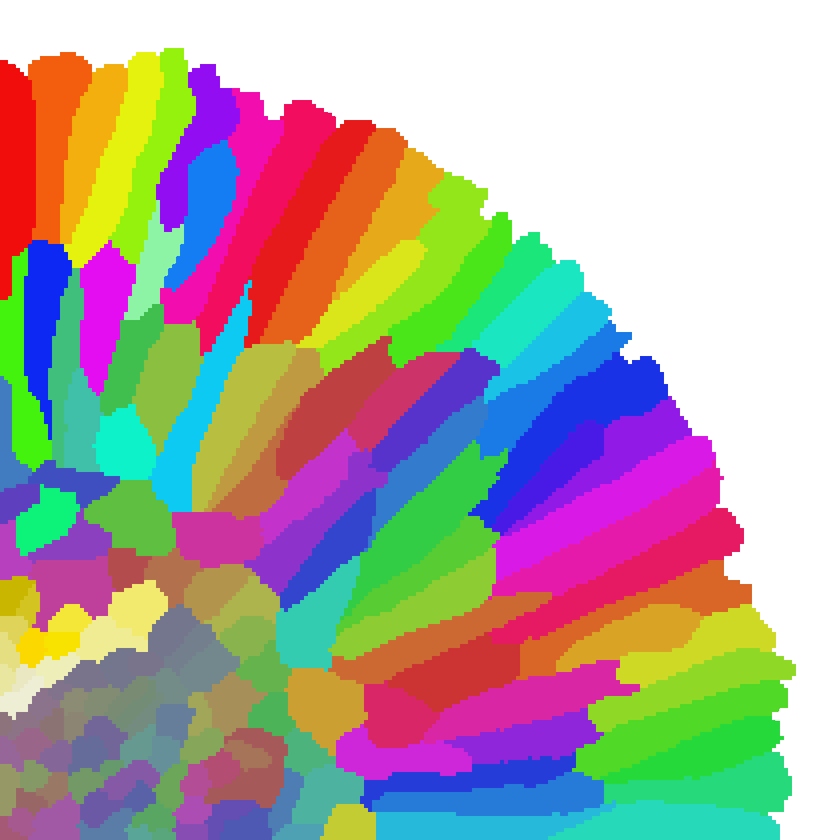
#> input picture docs/image1050x1050.png, 840 x 840 px, shrunk from 1050 x 1050 before the run
$ jupyter execute --allow-errors 00-generation-of-NMC-agglomerate.ipynb   (shell and % lines are left out)
#> lines starting #> are read from the running program, lines starting #| are printed output that depends on the picture; after the words box and inside, x2 and y2 are one past the last pixel; in counts of white or black regions, pixels touching at a corner belong together
# Illustrate generation and handling of synthetic agglomerate structures

The idea is to have a very simple generator to create sufficient playground for method testing

[cell 1]
import meatballs as mbs
import numpy as np

Create meatball object which handles the grain map and orientations

Empty initialization will prompt a warning

#> (a cell that did not finish here is left out)

Lets continue by generating a randomized structure. The function input is radius in voxels (30) and the amount of seed points (100). The particle will be padded with 5 voxels of electrolyte on each side. The grain-map is stored in `agglomerate.fields['grains']`.

#> (a cell that did not finish here is left out)

The plot_slice function can be used to visualize grain structures or other associated fields in the agglomerate object. Just give the name of the field ('grains' is the default for the grain map) and the slice you would like to see. The slicing direction ('x', 'y', 'z') and colormap are optional.

#> (a cell that did not finish here is left out)

There is also interactive plotting to go through the slices

[cell 5]
# %matplotlib widget
# agglomerate.plot_field_interactive("grains", direction='x', colormap='turbo')

### Structured agglomerate

Next is a structured agglomerate with a core-shell structure. Give as many radii as you want layers to appear.
 - radii = [10] --> particle with radius 10, all grains randomly aligned
 - radii = [20,50] --> inner core with radius 20 and randomly aligned grains, one shell with radius 50 and aligned grains
 - radii = [10,30,50] --> two shells of aligned grains and so on

[cell 6]
radii = [20,50] # [20,50] #[50,80,110] #[30, 80, 100]
seed_nums = [50,100] # [50,100] #[100,150,400] #[50,300,50]

#> (the rest of this cell did not finish here and is left out)

#> (a cell that did not finish here is left out)

Explore some more comfort features of the meatball object

#> (a cell that did not finish here is left out)

Angles are stored as array, given in Bunge convention (ZXZ) and in degrees. phi1 and Phi are in range [0,180], phi2 in range [0,120].

[cell 9]
# agglomerate.angles

We can check if the grain orientations in the synthetic agglomerate work as expected:
 - random alignment in the inner core (first 50 grains) and thus no specific alignment with radial direction
 - perfect alignment of outer shell (next 100 grains) and thus dot product of zero between c-axis and radial direction

Note: Dot products are not always perfectly zero as the orientation angles where created based on Voronoi seed points while evaluation is based on grain center of mass. They should be close but not identical.

#> (a cell that did not finish here is left out)

The angles can be over-written either by
 - add_random_orientations() or
 - guess_grain_orientation_from_shape() which uses PCA to find largest and smallest dimension of grain to then assign c-axis to smalles dimension (based on the assumption that c-direction grows the slowest for exagonal NMC crystals)

#> (a cell that did not finish here is left out)

[cell 12]
# agglomerate.relabel_random_order()

#> (a cell that did not finish here is left out)

[cell 14]
# agglomerate.export_fields_to_vtk()

[cell 15]
#agglomerate.export_orientations_to_vtk()

### Load color image and create grain maps

[cell 16]
import meatballs as mbs
import numpy as np
from PIL import Image

[cell 17]
image = Image.open('image1050x1050.png')
#> image is the input picture: PIL image 840x840 RGB; mean R, G, B 174.5, 165.4, 159.3
# image = Image.open('image210x210.png')
image = image.convert("RGB")  # Ensure it is in RGB mode
image_array = np.array(image)

white_mask = np.all(image_array == 255, axis=-1)
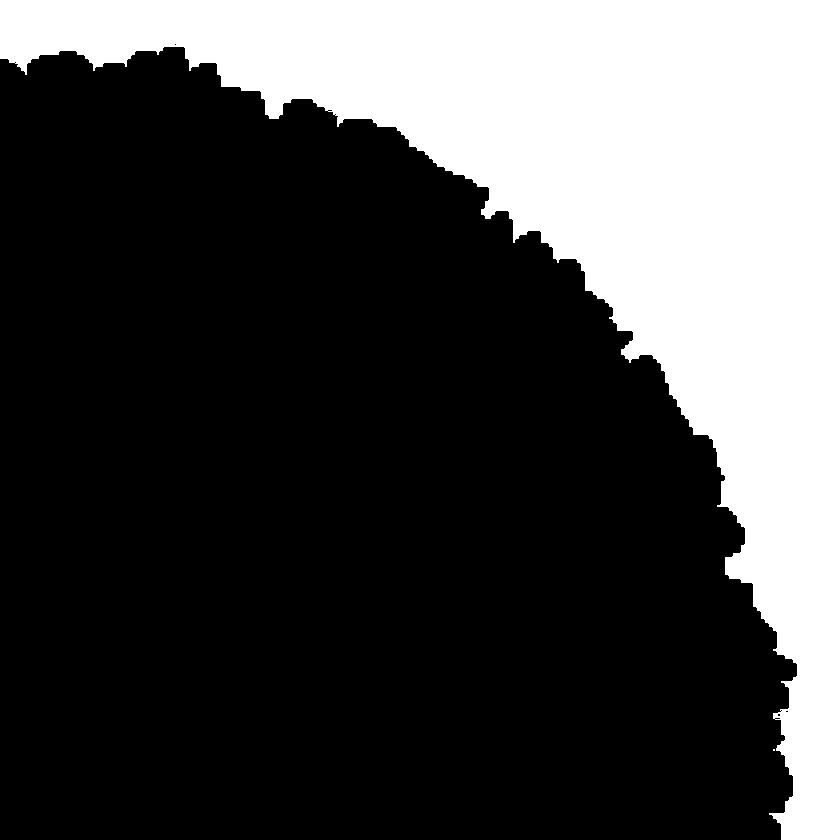
#> white_mask: shape (840, 840) bool; 29% white; 2 white regions (1 under 20 px), largest, box (x1, y1, x2, y2) and area: (0, 0, 840, 840) 204331
# Set white pixels to black
image_array[white_mask] = [0, 0, 0]
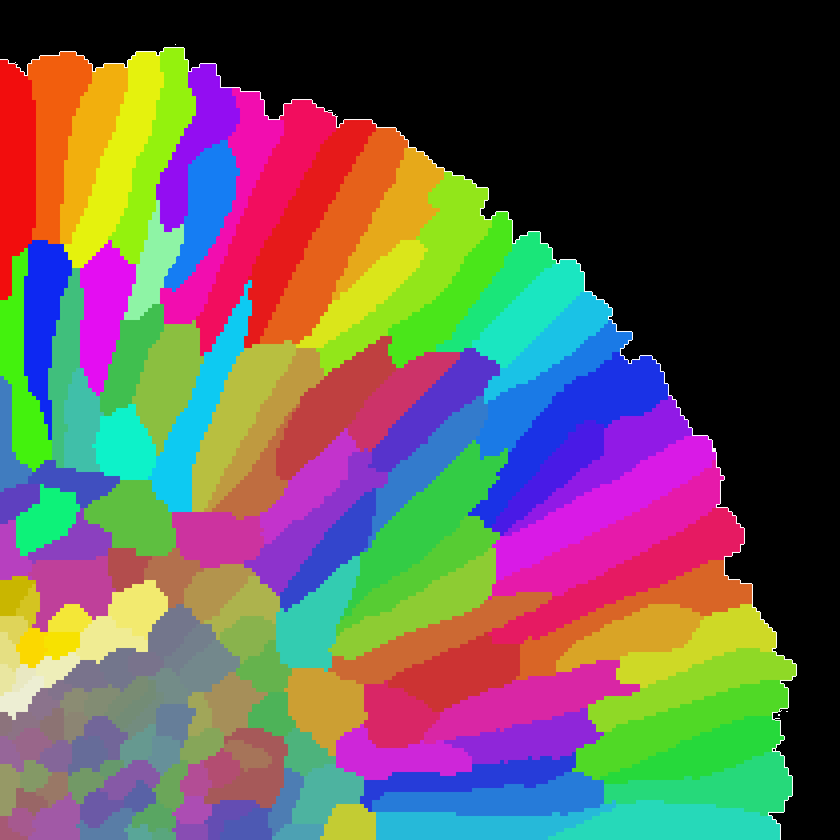
#> image_array: shape (840, 840, 3); mean R, G, B 100.6, 91.5, 85.4

[cell 18]
import matplotlib.pyplot as plt
plt.figure(figsize=(5,5), dpi=200)
image_array = image_array[::-1,:,:]
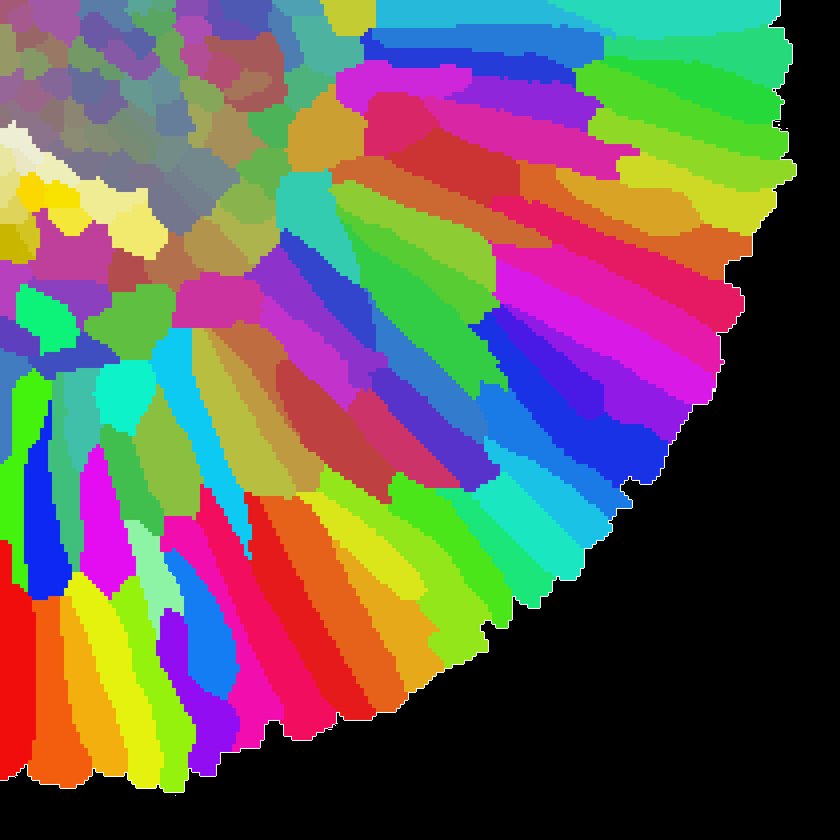
#> image_array: shape (840, 840, 3); mean R, G, B 100.6, 91.5, 85.4
# image_array = np.concatenate((image_array[:,::-1,:],image_array[::-1,::-1,:]), axis=0)
im = plt.imshow(np.transpose(image_array, (1,0,2)), origin='lower')
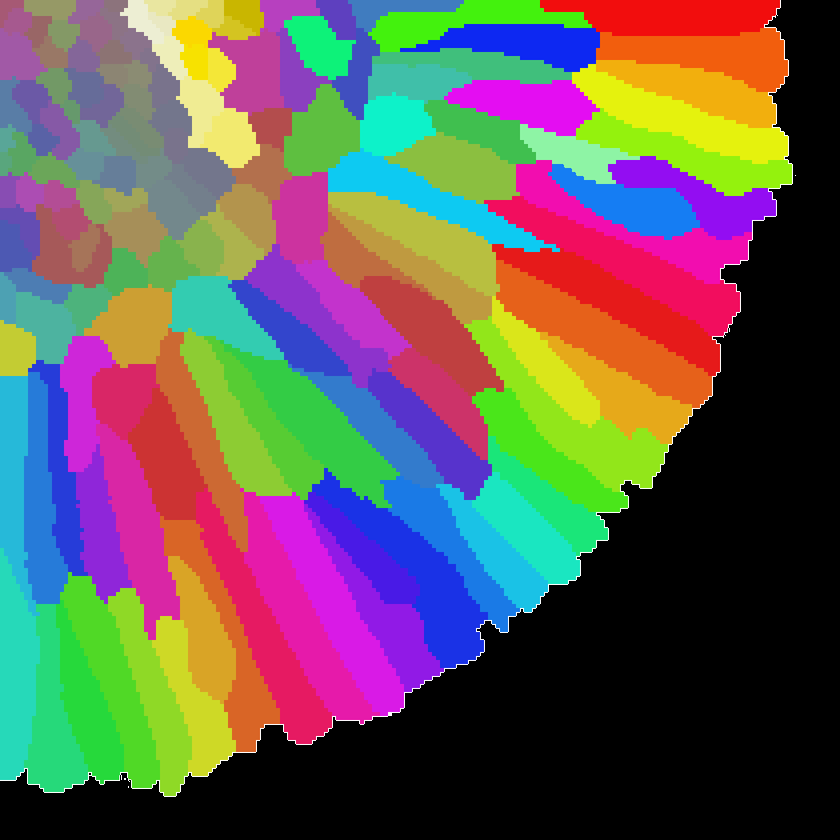
#> shown: shape (840, 840, 3); mean R, G, B 100.6, 91.5, 85.4
